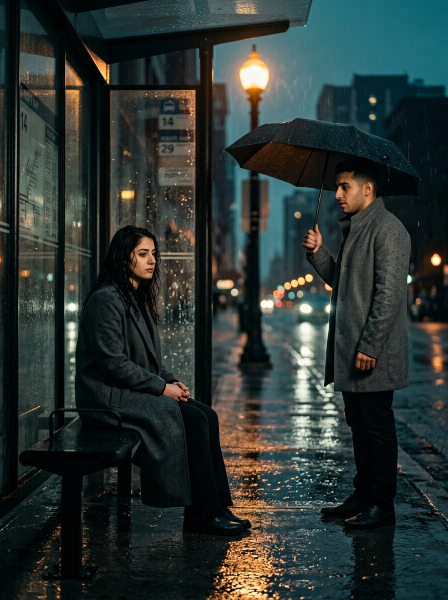
#> input picture films/before_leaving/stills/s01_wide.png, 896 x 1200 px (shown at 1/2 size)
$ python anime_plate.py
#> lines starting #> are read from the running program, lines starting #| are printed output that depends on the picture
#!/usr/bin/env python3
"""anime_plate.py — draw the probe plates for the anime test.

Why synthetic plates and not a found image: we need to know one thing and only one
thing — **does the video model keep flat, cel-shaded 2D art, or does it drift back to
photoreal?** A photoreal still would answer a different question (restyling). A plate
with five flat colours, hard edges and zero texture is the cleanest possible probe:
if the output stays flat it can do anime, if it grows skin pores it cannot.

Two plates, both 960x1280 (the pipeline's aspect):

    a1_wide.png   dusk crossing: sky band, moon, two-tone city silhouette,
                  telephone wires, wet-street reflection band, girl with umbrella
    a2_eye.png    extreme close-up of one eye: lid lines, iris ring, one highlight

No text, no gradients except the sky, no anti-aliasing tricks — cel rules.

    python3 studio/motions/anime_plate.py            # -> films/anime_test/stills/
    python3 studio/motions/anime_plate.py --check    # colour count per plate
"""
from __future__ import annotations

import argparse
from pathlib import Path

from PIL import Image, ImageDraw

ROOT = Path(__file__).resolve().parent.parent.parent
OUT = ROOT / "films" / "anime_test" / "stills"

W, H = 960, 1280

# a deliberately tiny palette: anime backgrounds are flat fields, not gradients
SKY_TOP = (38, 48, 84)
SKY_MID = (92, 86, 122)
SKY_LOW = (196, 138, 116)
MOON = (247, 238, 205)
CITY_FAR = (58, 62, 96)
CITY_NEAR = (30, 32, 52)
WIRE = (18, 18, 28)
GROUND = (44, 46, 70)
REFLECT = (214, 176, 140)
COAT = (26, 28, 44)
SKIN = (238, 206, 176)
HAIR = (30, 26, 38)
LINE = (16, 14, 22)
IRIS = (120, 156, 176)
WHITE = (244, 242, 236)


def wide() -> Image.Image:
    im = Image.new("RGB", (W, H), SKY_MID)
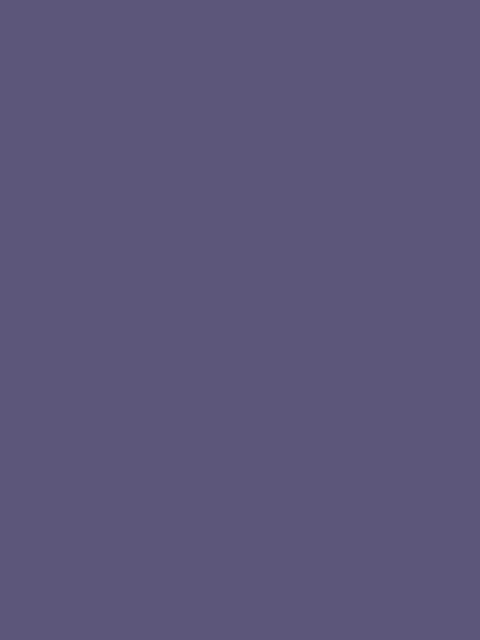
#> im: PIL image 960x1280 RGB (shown at 1/2 size); mean R, G, B 92, 86, 122
    d = ImageDraw.Draw(im)
    horizon = int(H * 0.62)

    # sky: three flat bands (cel backgrounds use bands, not gaussians)
    d.rectangle([0, 0, W, int(horizon * 0.55)], fill=SKY_TOP)
    d.rectangle([0, int(horizon * 0.55), W, int(horizon * 0.85)], fill=SKY_MID)
    d.rectangle([0, int(horizon * 0.85), W, horizon], fill=SKY_LOW)

    # moon
    d.ellipse([W * 0.62, H * 0.08, W * 0.62 + 150, H * 0.08 + 150], fill=MOON)

    # far city: rectangles only
    for x, w, h in ((0, 150, 300), (130, 90, 380), (210, 170, 250), (370, 120, 420),
                    (480, 100, 330), (570, 190, 300), (750, 210, 400)):
        d.rectangle([x, horizon - h, x + w, horizon], fill=CITY_FAR)
    # near city: darker, taller, offset
    for x, w, h in ((-40, 210, 520), (150, 130, 640), (600, 170, 700), (780, 200, 560)):
        d.rectangle([x, horizon - h, x + w, horizon + 20], fill=CITY_NEAR)

    # a few windows: single pixels of the warm colour, no detail
    for yy in range(horizon - 620, horizon - 40, 46):
        for xx in range(160, 300, 38):
            d.rectangle([xx, yy, xx + 12, yy + 18], fill=REFLECT)

    # ground + reflection band
    d.rectangle([0, horizon, W, H], fill=GROUND)
    for i, (y, w) in enumerate(((horizon + 40, 220), (horizon + 130, 150), (horizon + 230, 90))):
        d.rectangle([W // 2 - w // 2, y, W // 2 + w // 2, y + 18], fill=REFLECT)

    # telephone wires: three lines with a slight sag, drawn as polygons
    for i, y0 in enumerate((int(H * 0.10), int(H * 0.14), int(H * 0.18))):
        pts = [(x, y0 + int(26 * ((x - W / 2) / (W / 2)) ** 2)) for x in range(0, W + 1, 40)]
        d.line(pts, fill=WIRE, width=5)

    # the girl: coat trapezoid, head circle, umbrella arc — all flat
    cx = int(W * 0.31)
    base = int(H * 0.80)
    d.polygon([(cx - 46, base), (cx + 46, base), (cx + 66, base - 250), (cx - 66, base - 250)],
              fill=COAT)
    d.ellipse([cx - 34, base - 330, cx + 34, base - 258], fill=HAIR)
    d.pieslice([cx - 165, base - 560, cx + 165, base - 300], 180, 360, fill=COAT)
    d.line([cx, base - 430, cx, base - 300], fill=LINE, width=6)

    # rain: short strokes only, no blur
    for i in range(260):
        x = (i * 137) % W
        y = (i * 291) % (H - 120)
        d.line([x, y, x - 7, y + 34], fill=SKY_MID, width=3)
    return im


def eye() -> Image.Image:
    """Extreme close-up, the anime unit that costs the model least and shows most."""
    im = Image.new("RGB", (W, H), SKIN)
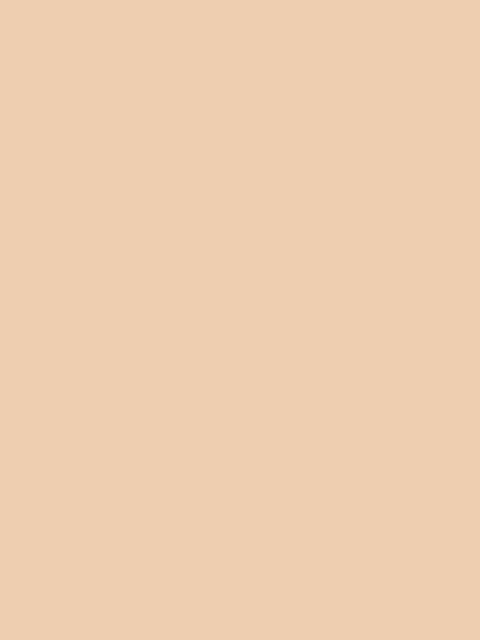
#> im: PIL image 960x1280 RGB (shown at 1/2 size); mean R, G, B 238, 206, 176
    d = ImageDraw.Draw(im)

    # hair mass across the top, flat
    d.rectangle([0, 0, W, int(H * 0.26)], fill=HAIR)
    d.polygon([(0, int(H * 0.26)), (W, int(H * 0.20)), (W, int(H * 0.34)), (0, int(H * 0.40))],
              fill=HAIR)

    # eye socket: upper lid, lower lid as two thick arcs
    top, bot = int(H * 0.42), int(H * 0.62)
    d.pieslice([W * 0.10, top - 130, W * 0.90, bot + 60], 200, 340, fill=WHITE)
    d.pieslice([W * 0.10, top + 20, W * 0.90, bot + 150], 20, 160, fill=WHITE)

    # iris: ring + pupil + one highlight, all hard shapes
    icx, icy, r = int(W * 0.50), int(H * 0.53), 150
    d.ellipse([icx - r, icy - r, icx + r, icy + r], fill=IRIS)
    d.ellipse([icx - r, icy - r, icx + r, icy + r], outline=LINE, width=8)
    d.ellipse([icx - 62, icy - 62, icx + 62, icy + 62], fill=LINE)
    d.ellipse([icx - 96, icy - 110, icx - 22, icy - 40], fill=WHITE)

    # lashes: three thick strokes, deliberately crude
    d.line([W * 0.10, top + 10, W * 0.50, top - 90], fill=LINE, width=26)
    d.line([W * 0.50, top - 90, W * 0.90, top + 20], fill=LINE, width=26)
    d.line([W * 0.10, bot + 40, W * 0.90, bot + 10], fill=LINE, width=14)

    # one hair strand crossing the frame — the shot's only moving element
    d.line([W * 0.18, int(H * 0.24), W * 0.58, int(H * 0.96)], fill=HAIR, width=22)
    return im


def cel(src: Path, levels: int = 5) -> Image.Image:
    """Posterise a real photograph into flat bands and lay line art over it.

    This is the important probe of the three. The synthetic plates prove the model can
    keep a *flat* image flat. This one starts from a real photograph of a real scene,
    so if the output comes back cel-shaded we know the model can hold a style that is
    not the style of its input — which is exactly the "can it do anime" question.
    """
#> called with levels = 5
    from PIL import ImageFilter, ImageOps
    im = Image.open(src).convert("RGB")
#> im is the input picture: PIL image 896x1200 RGB; mean R, G, B 42.8, 52.7, 50.1
    flat = ImageOps.posterize(im, levels)                       # 5 bits -> visible bands
    flat = flat.filter(ImageFilter.ModeFilter(size=7))          # kill texture, keep shapes
    flat = ImageOps.posterize(flat, 3)                          # hard, 3 bits: poster art
    edges = im.convert("L").filter(ImageFilter.FIND_EDGES)
    edges = ImageOps.autocontrast(edges).point(lambda v: 255 if v > 60 else 0)
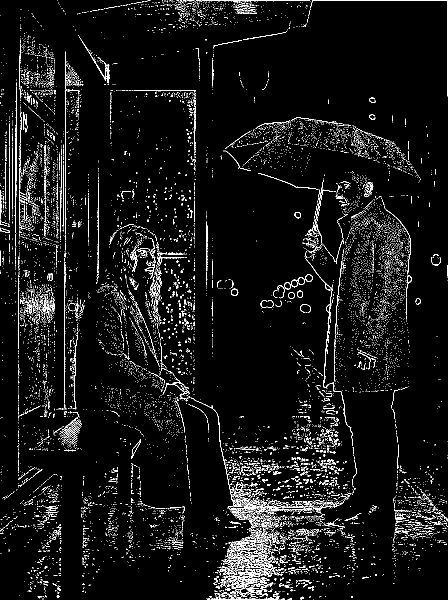
#> edges: PIL image 896x1200 L (shown at 1/2 size); 5.3% white in thin lines or dots
    ink = Image.new("RGB", im.size, (18, 16, 24))
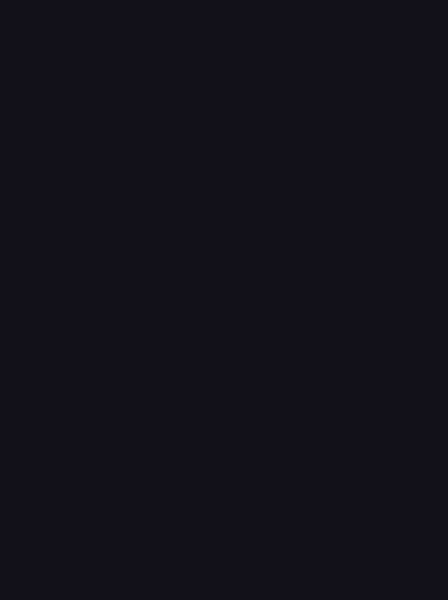
#> ink: PIL image 896x1200 RGB (shown at 1/2 size); mean R, G, B 18, 16, 24
    out = Image.composite(ink, flat, edges)
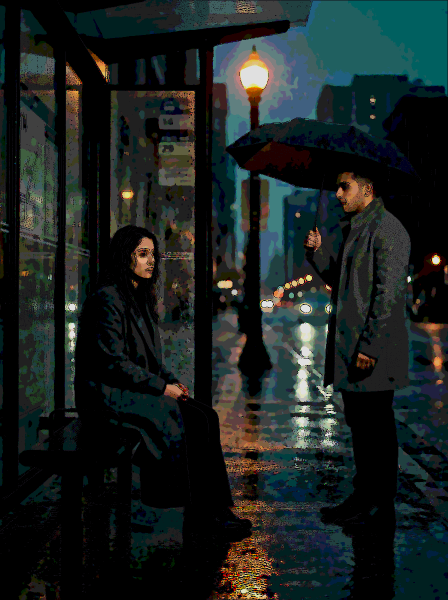
#> out: PIL image 896x1200 RGB (shown at 1/2 size); mean R, G, B 26.3, 34.2, 33
    return out


def palette_colours(im: Image.Image) -> int:
    return len(im.convert("RGB").getcolors(maxcolors=1 << 20) or [])


def main() -> int:
    ap = argparse.ArgumentParser(prog="anime_plate", description=__doc__,
                                 formatter_class=argparse.RawDescriptionHelpFormatter)
    ap.add_argument("--check", action="store_true", help="report palette size, write nothing")
    a = ap.parse_args()
    plates = {"a1_wide.png": wide(), "a2_eye.png": eye()}
    src = ROOT / "films" / "before_leaving" / "stills" / "s01_wide.png"
    if src.exists():
        plates["a3_cel.png"] = cel(src)
    for name, im in plates.items():
        n = palette_colours(im)
        if a.check:
            print(f"{name}: {n} colours")
            continue
        OUT.mkdir(parents=True, exist_ok=True)
        im.save(OUT / name)
        print(f"{name}: {n} colours -> {(OUT / name).relative_to(ROOT)}")
#> this loop made 3 passes
#> (name, n) on passes 1 to 3: ('a1_wide.png', 11), ('a2_eye.png', 5), ('a3_cel.png', 369)
#| a1_wide.png: 11 colours -> films/anime_test/stills/a1_wide.png
#| a2_eye.png: 5 colours -> films/anime_test/stills/a2_eye.png
#| a3_cel.png: 369 colours -> films/anime_test/stills/a3_cel.png
#> pass 1, in main, `im.save(OUT / name)`:
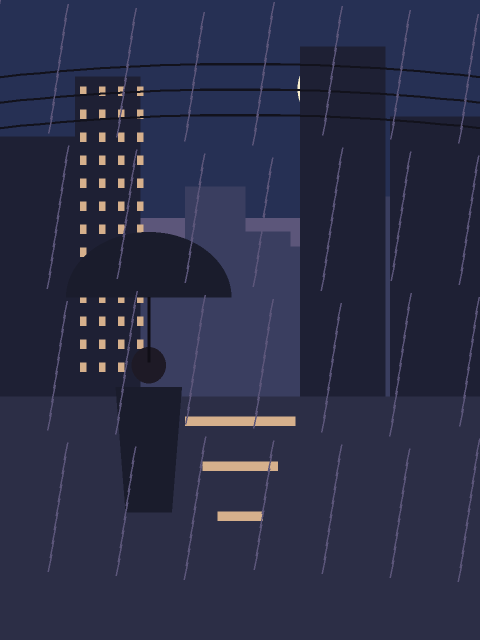
#> saved as a1_wide.png: PIL image 960x1280 RGB (shown at 1/2 size); mean R, G, B 42.6, 45.4, 70.2
#> pass 2, in main, `im.save(OUT / name)`:
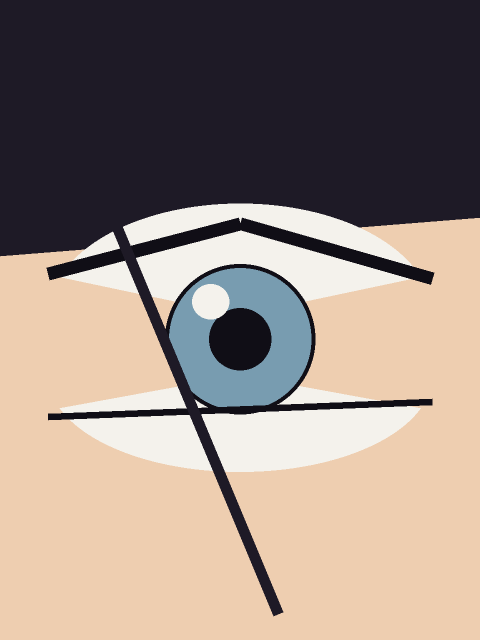
#> saved as a2_eye.png: PIL image 960x1280 RGB (shown at 1/2 size); mean R, G, B 150.1, 135.4, 126.7
    return 0


if __name__ == "__main__":
    raise SystemExit(main())
#> (the program exits here)

$ run again, with films/before_leaving/stills/_crop10.png copied over films/before_leaving/stills/s01_wide.png
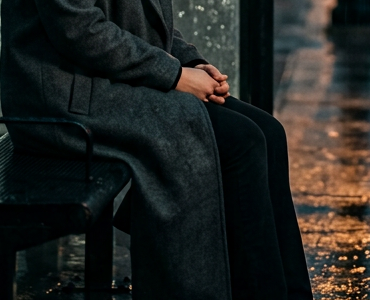
#> input picture films/before_leaving/stills/_crop10.png, 370 x 300 px
#> in cel, im is the input picture: PIL image 370x300 RGB; mean R, G, B 32.9, 34.3, 31.6
#> in cel, `edges = ImageOps.autocontrast(edges).point(lambda v: 255 if v > 60 els..`:
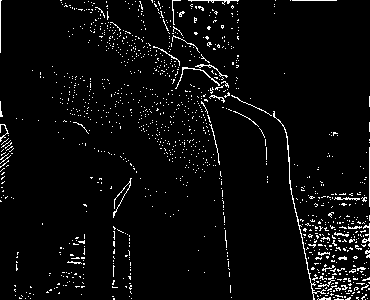
#> edges: PIL image 370x300 L; 4.1% white in thin lines or dots
#> in cel, `out = Image.composite(ink, flat, edges)`:
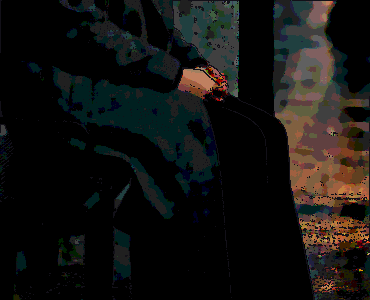
#> out: PIL image 370x300 RGB; mean R, G, B 19.8, 18.9, 16.8
#> the loop in main, `for name, im in plates.items():` made 3 passes
#> (name, n) on passes 1 to 3: ('a1_wide.png', 11), ('a2_eye.png', 5), ('a3_cel.png', 148)
#> (printed output is left out)

$ run again, with films/before_leaving/stills/_crop11.png copied over films/before_leaving/stills/s01_wide.png
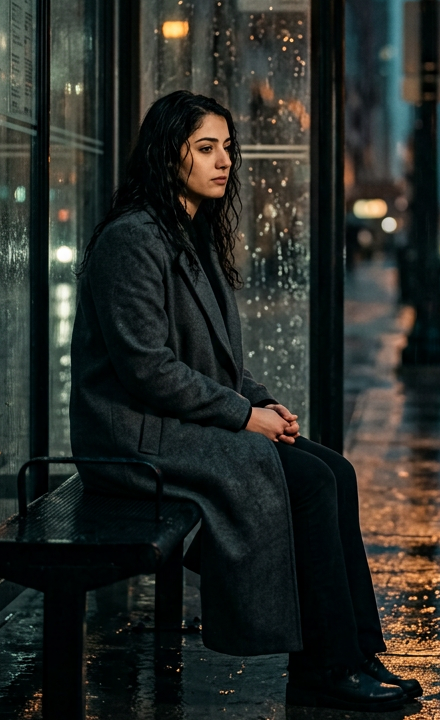
#> input picture films/before_leaving/stills/_crop11.png, 440 x 720 px
#> in cel, im is the input picture: PIL image 440x720 RGB; mean R, G, B 39.3, 42.5, 38.3
#> in cel, `edges = ImageOps.autocontrast(edges).point(lambda v: 255 if v > 60 els..`:
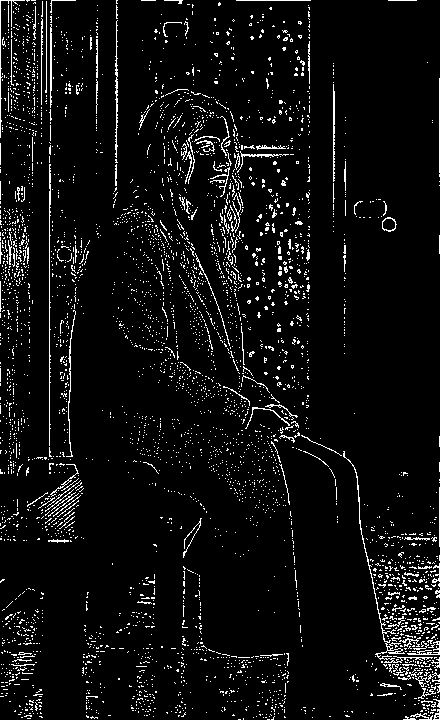
#> edges: PIL image 440x720 L; 5.7% white in thin lines or dots
#> in cel, `out = Image.composite(ink, flat, edges)`:
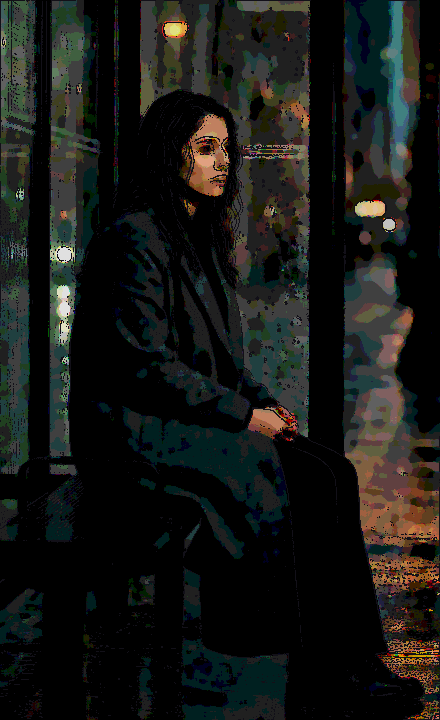
#> out: PIL image 440x720 RGB; mean R, G, B 23.7, 25.1, 22.2
#> the loop in main, `for name, im in plates.items():` made 3 passes
#> (name, n) on passes 1 to 3: ('a1_wide.png', 11), ('a2_eye.png', 5), ('a3_cel.png', 286)
#> (printed output is left out)
